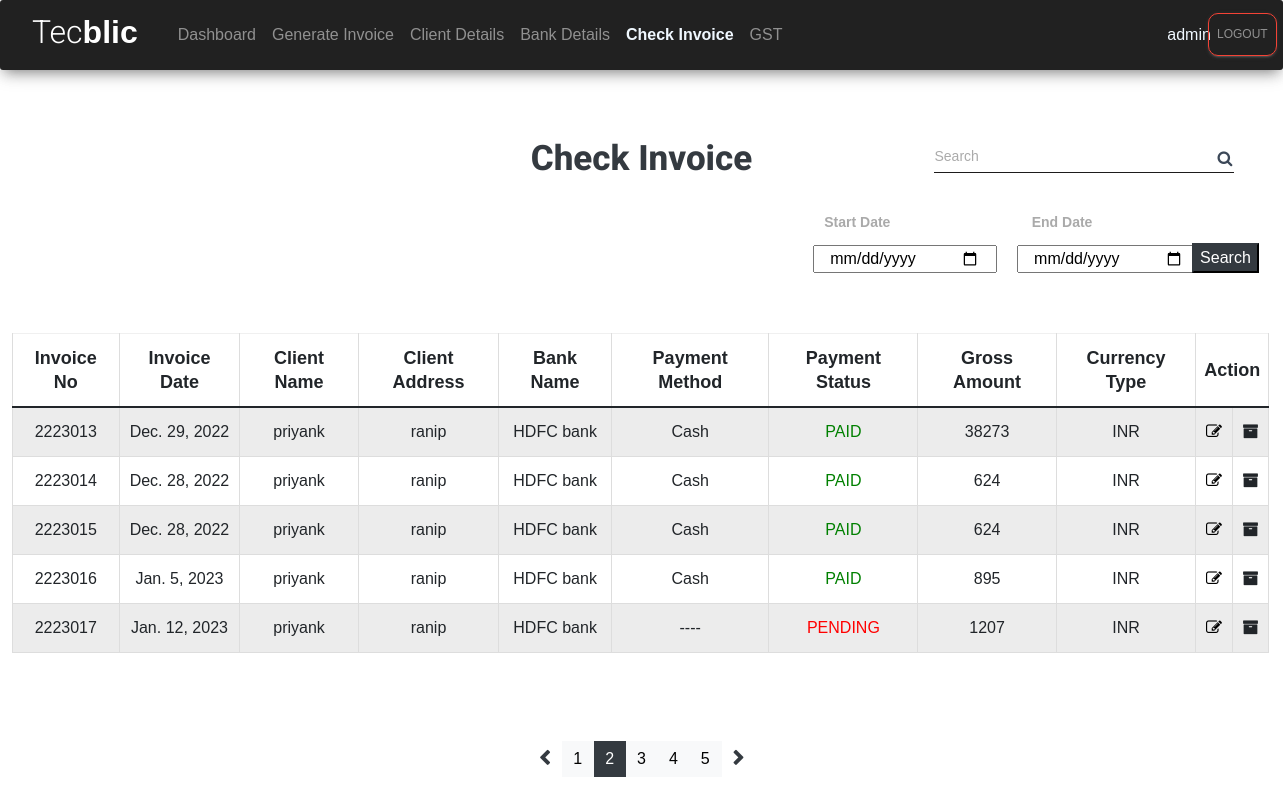
The page /check?page=2 (signed in) on the database its author committed.
### tecblicapp/models.py (models this page shows, shortened)
class SoftDeleteModel(models.Model):
    is_deleted = models.BooleanField(default=False)
    class Meta:
        abstract = True

class Invoice(SoftDeleteModel):
    Method = [
    ('----','----'),
    ('Cash', 'Cash'),
    ('Online', 'Online'),
    ('Cheque', 'Cheque'),
    ('Swift Transfer', 'Swift Transfer'),
    ]
    imp=[
        ('DOMESTIC','DOMESTIC'),
        ('EXPORT','EXPORT'),
        ('Inter State', 'Inter State'),
    ]
    Currency = [
    ('INR', 'INR'),
    ('USD', 'USD'),
    ('EUR', 'EUR'),
    ]
    STATUS = [
    ('PENDING', 'PENDING'),
    ('PAID', 'PAID'),
    ]
    emails=[
        ('only_generate','Only Generate'),
        ('generate_and_send','Generate And Send Mail')
    ]
    quantity_type = [
        ("No's", "No's"),
        ('HRS', 'HRS'),
        ('DAY', 'DAY'),
    ]
    invoice_no = models.IntegerField(primary_key=True, blank=True)
    sac_code = models.CharField(null=True, blank=True, max_length=6)
    invoice_date = models.DateField(null=True, blank=True)
    payment_method = models.CharField(choices=Method, default='Cash', max_length=100)
    payment_status = models.CharField(choices=STATUS, default='PAID', max_length=100)
    gross_amount=models.IntegerField(null=True,blank=True)
    cgst = models.CharField(max_length=20, null=True, blank=True,default=0)
    sgst = models.CharField(max_length=20, null=True, blank=True,default=0)
    igst = models.CharField(max_length=20, null=True, blank=True,default=0)
    currency_type=models.CharField(choices=Currency,max_length=5,default='INR')
    qty_type = models.CharField(choices=quantity_type, default='HRS', max_length=5)
    gst_type=models.CharField(choices=imp,default='DOMESTIC',max_length=20)
    t_2 = models.TextField(
        default="2) This Bill is payable by Electronic transfer/ DD/ Cheque in favor of Tecblic Private Limited. For payment made by electronic fund transfer, please send details to accounts@tecblic.com (Invoice number, Invoice amount, Tecblic Bank name and Account number, Payment date, Amount paid, TDS if applicable). Queries can be sent to us at accounts@tecblic.com.")
    t_3 = models.TextField(default="3) Please make payment within 7 days of receipt of this invoice.")
    t_4 = models.TextField(
        default="4) TDS certificate, if applicable, should be issued in favor of Tecblic Private Limited, AAHCT7338J of the Billing Entity and emailed to accounts@tecblic.com or couriered to above address.")
    t_5 = models.TextField(
        default="5) We declare that invoice shows the actual price of goods/services described and that all particulars are correct.")
    client = models.ForeignKey(clientDetail, blank=True, null=True, on_delete=models.SET_NULL)
    send_email=models.CharField(choices=emails,max_length=20,default='only_generate')
    bank = models.ForeignKey(BankDetails, blank=True, null=True, on_delete=models.SET_NULL)
    date_created = models.DateTimeField(auto_now_add=True,blank=True, null=True)
    last_updated = models.DateTimeField(auto_now=True,blank=True, null=True)

class clientDetail(models.Model):
    clientName=models.CharField(max_length=50,null=True,blank=True)
    clientEmail=models.EmailField(null=True,blank=True)
    clientAddress=models.CharField(max_length=200,null=True,blank=True)
    clientGSTIN=models.CharField(max_length=15,null=True,blank=True)
    clientPAN=models.CharField(max_length=10,null=True,blank=True)
    kindAttn=models.CharField(max_length=40,null=True,blank=True)
    placeofSupply=models.CharField(max_length=40,null=True,blank=True)
    activeClient = models.BooleanField(("Active Client"),default=True)

class BankDetails(models.Model):
    bank_name=models.CharField(max_length=40,null=True,blank=True)
    account_no=models.CharField(max_length=30,null=True,blank=True)
    ifsc_code=models.CharField(max_length=11,null=True,blank=True)
    bank_branch=models.CharField(max_length=40,null=True,blank=True)
    swift_code=models.CharField(max_length=11,null=True,blank=True)
    cin=models.CharField(max_length=21,null=True,blank=True)
    supplier_pan=models.CharField(max_length=10,null=True,blank=True)
    supplier_gstin=models.CharField(max_length=15,null=True,blank=True)
    arn=models.CharField(max_length=30,null=True,blank=True)

### tecblicapp/views.py (the view)
# urls.py: path('check', views.check_invoice, name="check_invoices"),
@login_required(login_url='login')
def check_invoice(request):
    inv_obj=Invoice.objects.filter(is_deleted=False)
    paginator = Paginator(inv_obj,5)
    page_number = request.GET.get('page')
    finaldata =  paginator.get_page(page_number)
    totalpage = finaldata.paginator.num_pages
    return render(request,'tecblicapp/check_invoice_status_demo.html',{'inv':finaldata,'totalpages':[n+1 for n in range(totalpage)]})

### tecblicapp/templates/tecblicapp/check_invoice_status_demo.html (shortened to what this page needs)
<!DOCTYPE html>
<html lang="en">
<head>
    <link href="https://cdn.jsdelivr.net/npm/bootstrap@5.1.3/dist/css/bootstrap.min.css" rel="stylesheet"
>
    <link href="https://cdnjs.cloudflare.com/ajax/libs/bootstrap-datepicker/1.2.0/css/datepicker.min.css"
        rel="stylesheet">
    <link rel="stylesheet" href="https://maxcdn.bootstrapcdn.com/font-awesome/latest/css/font-awesome.min.css">
    <link href="/static/assets/css/material-dashboard.css?v=2.1.2" rel="stylesheet" />
    <link href="/static/assets/css/material-dashboard-rtl.css?v=2.1.2" rel="stylesheet" />
</head>
<body>
    {% include 'tecblicapp/navbar.html' %}
  <br>
        <form method="GET" class="flex-container" action="/search" style="position:absolute;right:2%;" >
            <input class="mt-1 form-control mr-sm-2" style="width:300px;background-image: linear-gradient(to top, rgb(39, 37, 37) 2px, rgba(255, 255, 255, 0) 2px), linear-gradient(to top, #1d1b1b 1px, rgba(255, 255, 255, 0) 1px);color:rgb(39, 37, 37);font-weight: bold;" type="search" style="position: relative; left: 100px;" name="query" id="query" placeholder="Search" aria-label="Search">
            <i style="position: relative;top:16px;right: 25px;z-index: 1;" class="fa fa-search" aria-hidden="true"></i>
        </form>
        <h4 class="text-center text-dark " style="margin-bottom:2%;font-size: 35px;font-weight: 800">Check Invoice</h4>
        <div style="text-align: right;margin-right: -2%;" class="row">
            <div class="col-7"></div>
            <form action="/filter/" class="col-5" method="post">
                <div class="row my-1" style="position: relative;left: 10%;">
                    <label for="" style="text-align:left;" class="col-3 "><b style="text-align:left;">Start
                            Date</b></label>
                    <label for="" class="col-5" style="text-align:center;"><b>End Date</b></label>
                </div>
                <div class="row" style="position: relative;left: 10%;">
                    <input type="date" name="startdate" class="col-4 mx-1" required><input name="enddate" type="date"
                        class="col-4 mx-3" required>
                        <div style="col-2">
                            <input  class="btn-dark bg-dark " style= "    position: relative;
                            bottom: 30px;
                            right: 90px;" type="submit" value="Search">
                        </div>
                </div>
            </form>
        </div>
        <form action="" method="post" class="text-center" style="height:250px">
            <div style="font-family: Georgia, 'Times New Roman', Times, serif; ">
                <table class="table table-striped table-hover table-bordered table-sm" style="margin-left: 12px;width: 98%;margin-top: 12px;">
                    <thead>
                        <tr>
                            <th scope="col" style="font-weight:800;font-size: large;">Invoice No</th>
                            <th scope="col" style="font-weight:800;font-size: large;">Invoice Date</th>
                            <th scope="col" style="font-weight:800;font-size: large;">Client Name</th>
                            <th scope="col" style="font-weight:800;font-size: large;">Client Address</th>
                            <th scope="col" style="font-weight:800;font-size: large;">Bank Name</th>
                            <th scope="col" style="font-weight:800;font-size: large;">Payment Method</th>
                            <th scope="col" style="font-weight:800;font-size: large;">Payment Status</th>
                            <th scope="col" style="font-weight:800;font-size: large;">Gross Amount</th>
                            <th scope="col" style="font-weight:800;font-size: large;">Currency Type</th>
                            <th scope="col" colspan="2" style="font-weight:800;font-size: large;">Action</th>
                        </tr>
                    </thead>
                    <tbody id="tbody">
                        {% for i in inv %}
                        <tr>
                            <td scope="row">{{ i.invoice_no }}</td>
                            <td>{{ i.invoice_date }}</td>
                            <td>{{ i.client.clientName }}</td>
                            <td>{{ i.client.clientAddress }}</td>
                            <td>{{ i.bank.bank_name }}</td>
                            <td>{{ i.payment_method}}</td>
                            {% if i.payment_status == "PENDING" %}<td style="color:red;">{{ i.payment_status }}</td>
                            {% else %}<td style="color:green;">{{ i.payment_status }}</td>
                            {% endif %}
                            <td>{{ i.gross_amount}}</td>
                            <td>{{ i.currency_type}}</td>
                            <td><a  href="{% url 'edit_invoice' i.invoice_no %}" style="border-radius: 20px;color: black;" class=" "><i class="fa fa-edit"></i></a></td>
                            <form action="/delete_invoice/{{i.invoice_no}}" method="get">
                                <td><i type="button" onclick="this.form.submit()" class='fa fa-archive'></i>
                                </i></td>
                            </form>
                            {% endfor %}
                        </tr>
                    </tbody>
                </table>
            </div>
        </form>
        <br>
        <br>
        <nav aria-label="Page navigation example" class="mt-4" style="margin: auto;width: 25%;"">
            <ul class="pagination " style="justify-content: center;">
                {% if inv.has_previous %}
                <li class="page-item " ><a class="page-link text-dark"
                        href="/check?page={{inv.previous_page_number}}"><i class="fa fa-chevron-left" style="font-weight: bold;" aria-hidden="true"></i>
                    </a></li>
                {% endif %}
                {% for i in totalpages %}
                <li class="page-item
                {% if inv.number == i %}
        bg-dark
        {% else %}
        bg-light text-dark
        {% endif %}
        "
                "><a class="page-link " style="color:{% if inv.number == i %}white;{% else %}black;{% endif %}" href="/check?page={{i}}">{{i}}</a></li>
                {% endfor %}
                {% if inv.has_next %}
                <li class="page-item"><a class="page-link text-dark"
                        href="/check?page={{inv.next_page_number}}"><i class="fa fa-chevron-right"  style="font-weight: bold;" aria-hidden="true"></i>
                    </a></li>
                {% endif %}
            </ul>
        </nav>
        <br>
</body>
</html>

### tecblicapp/templates/tecblicapp/navbar.html (shortened to what this page needs)
{% load static %}
<nav class="navbar navbar-expand-lg navbar-dark bg-dark" style="margin-bottom:40px;opacity:1;">
  <div class="collapse navbar-collapse" id="navbarCollapse">
    <div class="navbar-nav">
     <a class="navbar-brand" href="{% url 'home_page' %}">
        <h3 class="mx-3" style="position:relative;bottom:30px;font-size: xx-large;"> Tec<b style="font-weight:bold;">blic</b></h3>
      </a>
      <a class="nav-item nav-link  " id="s2" href=" {% url 'home_page' %}">Dashboard</a>
      <a class="nav-item nav-link " id="s3" href="{% url 'invoice_details' %}">Generate Invoice</a>
      <a class="nav-item nav-link" id="s4" href="{% url 'client-detail' %}">Client Details</a>
      <a class="nav-item nav-link {% block BankDetail %}{% endblock  %}" id="s5" href="{% url 'bank-detail' %}">Bank Details</a>
      <a class="nav-item nav-link {% block CheckInvoice %}{% endblock  %}" id="s6" href="{% url 'check_invoices' %}">Check Invoice</a>
      <a class="nav-item nav-link {% block gst %}{% endblock  %} mr-4"  id="s7" href="{% url 'gst' %}">GST</a>
      <span class="nav-item nav-link" style="font-weight: bolder;position:absolute;right:5%;color: aliceblue;" id="s1"> {{request.user}} </span>
      <a class="nav-item nav-link btn btn-outline-danger" style="border-radius: 10px;position:absolute;right:5px;" href="{% url 'logout' %}">Logout</a>
    </div>
  </div>
</nav>

### tecblicapp/templates/tecblicapp/check_invoice_status_demo.html (style rules this page uses)
body { background-color: white; }
#s6 { color: aliceblue; font-weight: bold; }
* { font-family: Arial, Helvetica, sans-serif; }
.flex-container { display: flex; flex-direction: row; }

### rows shown on the page
Invoice: invoice_no "2223013", invoice_date "Dec. 29, 2022", client.clientName "priyank", client.clientAddress "ranip", bank.bank_name "HDFC bank", payment_method "Cash", payment_status "PAID", gross_amount "38273", currency_type "INR"
Invoice: invoice_no "2223014", invoice_date "Dec. 28, 2022", client.clientName "priyank", client.clientAddress "ranip", bank.bank_name "HDFC bank", payment_method "Cash", payment_status "PAID", gross_amount "624", currency_type "INR"
Invoice: invoice_no "2223015", invoice_date "Dec. 28, 2022", client.clientName "priyank", client.clientAddress "ranip", bank.bank_name "HDFC bank", payment_method "Cash", payment_status "PAID", gross_amount "624", currency_type "INR"
Invoice: invoice_no "2223016", invoice_date "Jan. 5, 2023", client.clientName "priyank", client.clientAddress "ranip", bank.bank_name "HDFC bank", payment_method "Cash", payment_status "PAID", gross_amount "895", currency_type "INR"
Invoice: invoice_no "2223017", invoice_date "Jan. 12, 2023", client.clientName "priyank", client.clientAddress "ranip", bank.bank_name "HDFC bank", payment_method "----", payment_status "PENDING", gross_amount "1207", currency_type "INR"

### other values the page prints
{{ request.user }} "admin"
{{ i }} "1" "2" "3" "4" "5"
